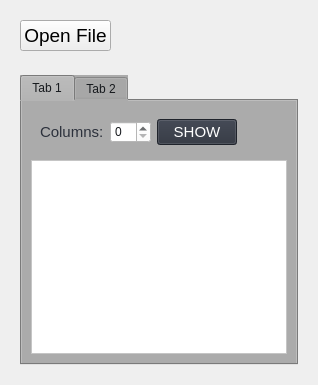
               <widget class="QWidget" name="page_9">
                <layout class="QVBoxLayout" name="verticalLayout_21">
                 <item alignment="Qt::AlignTop">
                  <widget class="QWidget" name="csvFileButtonContainer" native="true">
                   <layout class="QHBoxLayout" name="horizontalLayout_13">
                    <item alignment="Qt::AlignLeft">
                     <widget class="QPushButton" name="pushButton_9">
                      <property name="font">
                       <font>
                        <pointsize>14</pointsize>
                        <weight>50</weight>
                        <bold>false</bold>
                       </font>
                      </property>
                      <property name="text">
                       <string>Open File</string>
                      </property>
                     </widget>
                    </item>
                   </layout>
                  </widget>
                 </item>
                 <item>
                  <widget class="QWidget" name="csvFileContent" native="true">
                   <property name="sizePolicy">
                    <sizepolicy hsizetype="Preferred" vsizetype="Expanding">
                     <horstretch>0</horstretch>
                     <verstretch>0</verstretch>
                    </sizepolicy>
                   </property>
                   <layout class="QVBoxLayout" name="verticalLayout_22">
                    <item>
                     <widget class="QTabWidget" name="tabWidget">
                      <property name="styleSheet">
                       <string notr="true">background-color: rgb(171, 171, 171);
color: rgb(22, 25, 29);</string>
                      </property>
                      <widget class="QWidget" name="tab">
                       <attribute name="title">
                        <string>Tab 1</string>
                       </attribute>
                       <layout class="QVBoxLayout" name="verticalLayout_23">
                        <item alignment="Qt::AlignLeft|Qt::AlignTop">
                         <widget class="QWidget" name="widget_3" native="true">
                          <layout class="QHBoxLayout" name="horizontalLayout_14">
                           <item alignment="Qt::AlignLeft">
                            <widget class="QLabel" name="label_16">
                             <property name="font">
                              <font>
                               <pointsize>11</pointsize>
                              </font>
                             </property>
                             <property name="styleSheet">
                              <string notr="true">color: #2c313c;</string>
                             </property>
                             <property name="text">
                              <string>Columns:</string>
                             </property>
                            </widget>
                           </item>
                           <item>
                            <widget class="QSpinBox" name="spinBox">
                             <property name="styleSheet">
                              <string notr="true">background-color: rgb(255, 255, 255);
color: rgb(22, 25, 29);</string>
                             </property>
                            </widget>
                           </item>
                           <item alignment="Qt::AlignRight">
                            <widget class="QPushButton" name="pushButton_10">
                             <property name="font">
                              <font>
                               <pointsize>11</pointsize>
                              </font>
                             </property>
                             <property name="styleSheet">
                              <string notr="true">background-color: #2c313c;
color: rgb(255, 255, 255);</string>
                             </property>
                             <property name="text">
                              <string>SHOW</string>
                             </property>
                            </widget>
                           </item>
                          </layout>
                         </widget>
                        </item>
                        <item>
                         <widget class="QWidget" name="widget_4" native="true">
                          <property name="sizePolicy">
                           <sizepolicy hsizetype="Preferred" vsizetype="Expanding">
                            <horstretch>0</horstretch>
                            <verstretch>0</verstretch>
                           </sizepolicy>
                          </property>
                          <layout class="QHBoxLayout" name="horizontalLayout_15">
                           <property name="spacing">
                            <number>0</number>
                           </property>
                           <property name="leftMargin">
                            <number>0</number>
                           </property>
                           <property name="topMargin">
                            <number>0</number>
                           </property>
                           <property name="rightMargin">
                            <number>0</number>
                           </property>
                           <property name="bottomMargin">
                            <number>0</number>
                           </property>
                           <item>
                            <widget class="QTableView" name="tableView">
                             <property name="styleSheet">
                              <string notr="true">background-color: rgb(255, 255, 255);
color: rgb(22, 25, 29);</string>
                             </property>
                            </widget>
                           </item>
                          </layout>
                         </widget>
                        </item>
                       </layout>
                      </widget>
                      <widget class="QWidget" name="tab_2">
                       <attribute name="title">
                        <string>Tab 2</string>
                       </attribute>
                      </widget>
                     </widget>
                    </item>
                   </layout>
                  </widget>
                 </item>
                </layout>
               </widget>
